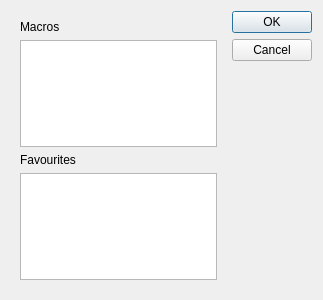
<?xml version="1.0" encoding="UTF-8"?>
<ui version="4.0">
 <class>Dialog</class>
 <widget class="QDialog" name="Dialog">
  <property name="geometry">
   <rect>
    <x>0</x>
    <y>0</y>
    <width>323</width>
    <height>300</height>
   </rect>
  </property>
  <property name="windowTitle">
   <string>Dialog</string>
  </property>
  <layout class="QHBoxLayout" name="horizontalLayout">
   <item>
    <widget class="QWidget" name="widget" native="true">
     <layout class="QVBoxLayout" name="verticalLayout">
      <item>
       <widget class="QLabel" name="label">
        <property name="text">
         <string>Macros</string>
        </property>
       </widget>
      </item>
      <item>
       <widget class="QListView" name="macrosList"/>
      </item>
      <item>
       <widget class="QLabel" name="label_2">
        <property name="text">
         <string>Favourites</string>
        </property>
       </widget>
      </item>
      <item>
       <widget class="QListView" name="favesList"/>
      </item>
     </layout>
    </widget>
   </item>
   <item>
    <widget class="QDialogButtonBox" name="buttonBox">
     <property name="orientation">
      <enum>Qt::Vertical</enum>
     </property>
     <property name="standardButtons">
      <set>QDialogButtonBox::Cancel|QDialogButtonBox::Ok</set>
     </property>
    </widget>
   </item>
  </layout>
 </widget>
 <resources/>
 <connections>
  <connection>
   <sender>buttonBox</sender>
   <signal>accepted()</signal>
   <receiver>Dialog</receiver>
   <slot>accept()</slot>
   <hints>
    <hint type="sourcelabel">
     <x>248</x>
     <y>254</y>
    </hint>
    <hint type="destinationlabel">
     <x>157</x>
     <y>274</y>
    </hint>
   </hints>
  </connection>
  <connection>
   <sender>buttonBox</sender>
   <signal>rejected()</signal>
   <receiver>Dialog</receiver>
   <slot>reject()</slot>
   <hints>
    <hint type="sourcelabel">
     <x>316</x>
     <y>260</y>
    </hint>
    <hint type="destinationlabel">
     <x>286</x>
     <y>274</y>
    </hint>
   </hints>
  </connection>
 </connections>
</ui>
